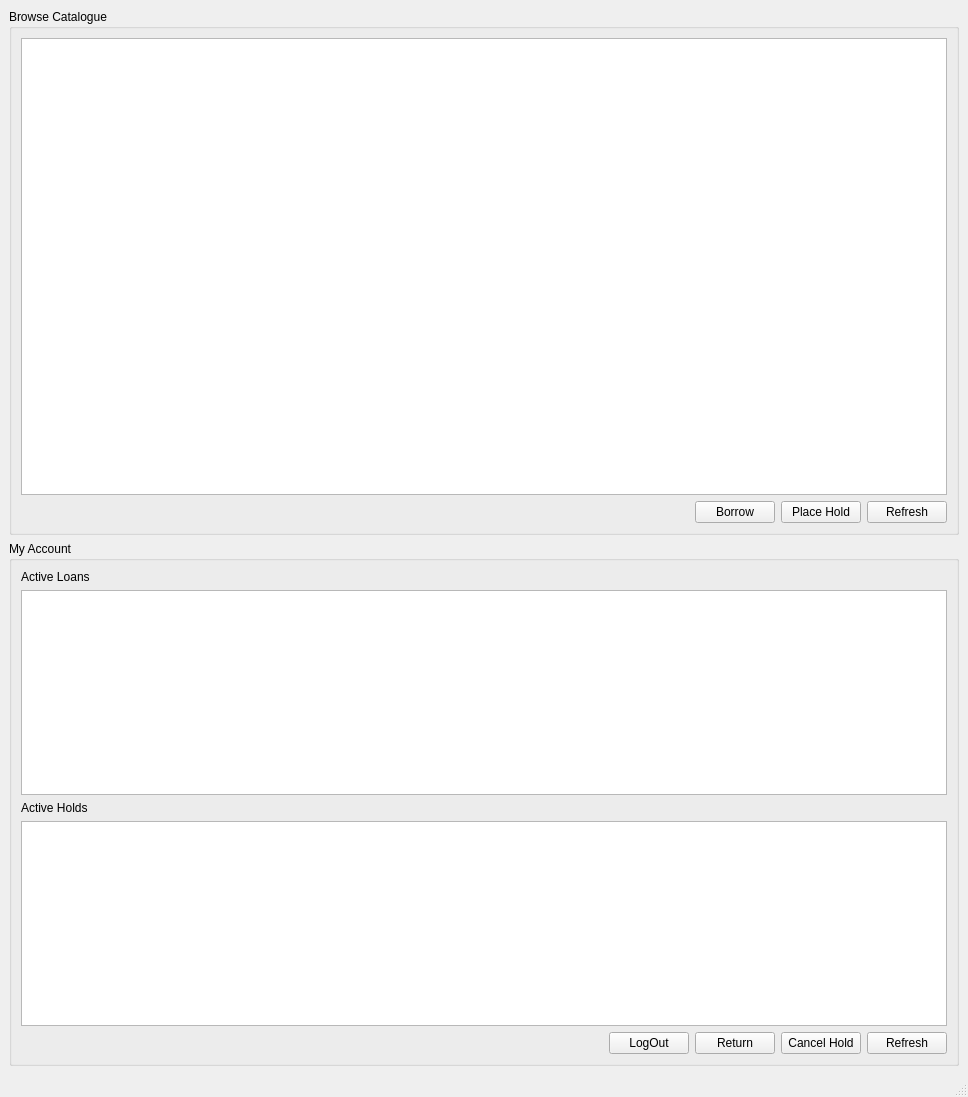
<?xml version="1.0" encoding="UTF-8"?>
<ui version="4.0">
 <class>PatronWindow</class>
 <widget class="QMainWindow" name="PatronWindow">
  <property name="geometry">
   <rect>
    <x>0</x>
    <y>0</y>
    <width>968</width>
    <height>1097</height>
   </rect>
  </property>
  <property name="windowTitle">
   <string>Patron Window</string>
  </property>
  <widget class="QWidget" name="centralwidget">
   <layout class="QVBoxLayout" name="verticalLayout">
    <item>
     <widget class="QGroupBox" name="browseGroup">
      <property name="title">
       <string>Browse Catalogue</string>
      </property>
      <layout class="QVBoxLayout" name="browseLayout">
       <item>
        <widget class="QTableView" name="browseTable"/>
       </item>
       <item>
        <layout class="QHBoxLayout" name="browseButtons">
         <item>
          <spacer name="spacerBrowse">
           <property name="orientation">
            <enum>Qt::Horizontal</enum>
           </property>
           <property name="sizeHint" stdset="0">
            <size>
             <width>40</width>
             <height>20</height>
            </size>
           </property>
          </spacer>
         </item>
         <item>
          <widget class="QPushButton" name="btnBorrow">
           <property name="text">
            <string>Borrow</string>
           </property>
          </widget>
         </item>
         <item>
          <widget class="QPushButton" name="btnPlaceHold">
           <property name="text">
            <string>Place Hold</string>
           </property>
          </widget>
         </item>
         <item>
          <widget class="QPushButton" name="btnRefreshBrowse">
           <property name="text">
            <string>Refresh</string>
           </property>
          </widget>
         </item>
        </layout>
       </item>
      </layout>
     </widget>
    </item>
    <item>
     <widget class="QGroupBox" name="accountGroup">
      <property name="title">
       <string>My Account  </string>
      </property>
      <layout class="QVBoxLayout" name="accountLayout">
       <item>
        <widget class="QLabel" name="lblLoans">
         <property name="text">
          <string>Active Loans</string>
         </property>
        </widget>
       </item>
       <item>
        <widget class="QTableView" name="loansTable"/>
       </item>
       <item>
        <widget class="QLabel" name="lblHolds_2">
         <property name="text">
          <string>Active Holds</string>
         </property>
        </widget>
       </item>
       <item>
        <widget class="QTableView" name="holdsTable"/>
       </item>
       <item>
        <layout class="QHBoxLayout" name="accountButtons">
         <item>
          <spacer name="spacerAccount">
           <property name="orientation">
            <enum>Qt::Horizontal</enum>
           </property>
           <property name="sizeHint" stdset="0">
            <size>
             <width>40</width>
             <height>20</height>
            </size>
           </property>
          </spacer>
         </item>
         <item>
          <widget class="QPushButton" name="logoutBtn">
           <property name="text">
            <string>LogOut</string>
           </property>
          </widget>
         </item>
         <item>
          <widget class="QPushButton" name="btnReturn">
           <property name="text">
            <string>Return</string>
           </property>
          </widget>
         </item>
         <item>
          <widget class="QPushButton" name="btnCancelHold">
           <property name="text">
            <string>Cancel Hold</string>
           </property>
          </widget>
         </item>
         <item>
          <widget class="QPushButton" name="btnRefreshAccount">
           <property name="text">
            <string>Refresh</string>
           </property>
          </widget>
         </item>
        </layout>
       </item>
      </layout>
     </widget>
    </item>
   </layout>
  </widget>
  <widget class="QMenuBar" name="menubar">
   <property name="geometry">
    <rect>
     <x>0</x>
     <y>0</y>
     <width>968</width>
     <height>22</height>
    </rect>
   </property>
  </widget>
  <widget class="QStatusBar" name="statusbar"/>
 </widget>
 <resources/>
 <connections/>
</ui>
